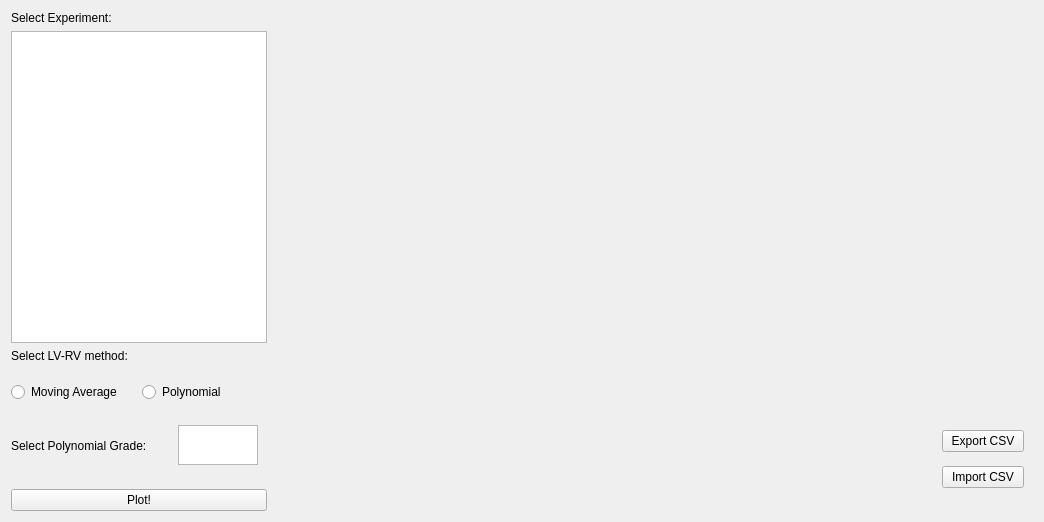
      <widget class="QWidget" name="page">
       <layout class="QGridLayout" name="gridLayout_16">
        <item row="0" column="0">
         <widget class="QFrame" name="frame_16">
          <property name="minimumSize">
           <size>
            <width>260</width>
            <height>500</height>
           </size>
          </property>
          <property name="maximumSize">
           <size>
            <width>500</width>
            <height>1680</height>
           </size>
          </property>
          <property name="frameShape">
           <enum>QFrame::NoFrame</enum>
          </property>
          <property name="frameShadow">
           <enum>QFrame::Plain</enum>
          </property>
          <property name="midLineWidth">
           <number>1</number>
          </property>
          <layout class="QGridLayout" name="gridLayout_14">
           <property name="leftMargin">
            <number>0</number>
           </property>
           <property name="topMargin">
            <number>0</number>
           </property>
           <property name="bottomMargin">
            <number>0</number>
           </property>
           <property name="horizontalSpacing">
            <number>5</number>
           </property>
           <item row="2" column="0">
            <widget class="QLabel" name="label_18">
             <property name="styleSheet">
              <string notr="true">font: 75 13pt &quot;Ubuntu Condensed&quot;;</string>
             </property>
             <property name="text">
              <string>Select LV-RV method:</string>
             </property>
            </widget>
           </item>
           <item row="0" column="0">
            <widget class="QLabel" name="label_19">
             <property name="styleSheet">
              <string notr="true">font: 75 13pt &quot;Ubuntu Condensed&quot;;</string>
             </property>
             <property name="text">
              <string>Select Experiment:</string>
             </property>
            </widget>
           </item>
           <item row="1" column="0">
            <widget class="QTableView" name="tableLVRV">
             <property name="minimumSize">
              <size>
               <width>0</width>
               <height>290</height>
              </size>
             </property>
             <property name="styleSheet">
              <string notr="true">font: 10pt &quot;Ubuntu Condensed&quot;;</string>
             </property>
            </widget>
           </item>
           <item row="4" column="0">
            <widget class="QPushButton" name="lvrv_button">
             <property name="maximumSize">
              <size>
               <width>16777215</width>
               <height>30</height>
              </size>
             </property>
             <property name="styleSheet">
              <string notr="true">font: 75 13pt &quot;Ubuntu Condensed&quot;;</string>
             </property>
             <property name="text">
              <string>Plot!</string>
             </property>
            </widget>
           </item>
           <item row="3" column="0">
            <widget class="QFrame" name="frame_17">
             <property name="minimumSize">
              <size>
               <width>0</width>
               <height>114</height>
              </size>
             </property>
             <property name="maximumSize">
              <size>
               <width>16777215</width>
               <height>114</height>
              </size>
             </property>
             <property name="frameShape">
              <enum>QFrame::NoFrame</enum>
             </property>
             <property name="frameShadow">
              <enum>QFrame::Plain</enum>
             </property>
             <layout class="QGridLayout" name="gridLayout_15">
              <property name="leftMargin">
               <number>0</number>
              </property>
              <property name="topMargin">
               <number>0</number>
              </property>
              <property name="rightMargin">
               <number>0</number>
              </property>
              <property name="bottomMargin">
               <number>0</number>
              </property>
              <item row="0" column="1">
               <widget class="QRadioButton" name="poly">
                <property name="text">
                 <string>Polynomial</string>
                </property>
               </widget>
              </item>
              <item row="0" column="0">
               <widget class="QRadioButton" name="mvAverage">
                <property name="text">
                 <string>Moving Average</string>
                </property>
               </widget>
              </item>
              <item row="1" column="0" colspan="2">
               <widget class="QFrame" name="frame_14">
                <property name="minimumSize">
                 <size>
                  <width>0</width>
                  <height>49</height>
                 </size>
                </property>
                <property name="maximumSize">
                 <size>
                  <width>16777215</width>
                  <height>49</height>
                 </size>
                </property>
                <property name="frameShape">
                 <enum>QFrame::NoFrame</enum>
                </property>
                <property name="frameShadow">
                 <enum>QFrame::Plain</enum>
                </property>
                <layout class="QHBoxLayout" name="horizontalLayout_8">
                 <property name="spacing">
                  <number>0</number>
                 </property>
                 <property name="leftMargin">
                  <number>0</number>
                 </property>
                 <property name="topMargin">
                  <number>0</number>
                 </property>
                 <property name="rightMargin">
                  <number>9</number>
                 </property>
                 <property name="bottomMargin">
                  <number>0</number>
                 </property>
                 <item>
                  <widget class="QLabel" name="label_lvrv">
                   <property name="styleSheet">
                    <string notr="true">font: 75 13pt &quot;Ubuntu Condensed&quot;;</string>
                   </property>
                   <property name="text">
                    <string>Select Polynomial Grade:</string>
                   </property>
                  </widget>
                 </item>
                 <item>
                  <widget class="QTextEdit" name="input_lvrv">
                   <property name="maximumSize">
                    <size>
                     <width>80</width>
                     <height>40</height>
                    </size>
                   </property>
                  </widget>
                 </item>
                </layout>
               </widget>
              </item>
             </layout>
            </widget>
           </item>
          </layout>
         </widget>
        </item>
        <item row="0" column="1">
         <widget class="QFrame" name="frame_1">
          <property name="minimumSize">
           <size>
            <width>730</width>
            <height>500</height>
           </size>
          </property>
          <property name="maximumSize">
           <size>
            <width>16777215</width>
            <height>16777215</height>
           </size>
          </property>
          <property name="frameShape">
           <enum>QFrame::NoFrame</enum>
          </property>
          <property name="frameShadow">
           <enum>QFrame::Plain</enum>
          </property>
          <layout class="QHBoxLayout" name="horizontalLayout_11">
           <property name="leftMargin">
            <number>0</number>
           </property>
           <property name="topMargin">
            <number>0</number>
           </property>
           <property name="rightMargin">
            <number>0</number>
           </property>
           <property name="bottomMargin">
            <number>0</number>
           </property>
           <item>
            <widget class="QFrame" name="lvrv_frame2">
             <property name="minimumSize">
              <size>
               <width>645</width>
               <height>455</height>
              </size>
             </property>
             <property name="frameShape">
              <enum>QFrame::NoFrame</enum>
             </property>
             <property name="frameShadow">
              <enum>QFrame::Plain</enum>
             </property>
             <layout class="QVBoxLayout" name="verticalLayout_22">
              <property name="spacing">
               <number>0</number>
              </property>
              <property name="leftMargin">
               <number>0</number>
              </property>
              <property name="topMargin">
               <number>0</number>
              </property>
              <property name="rightMargin">
               <number>0</number>
              </property>
              <property name="bottomMargin">
               <number>0</number>
              </property>
              <item>
               <widget class="QFrame" name="lvrv_frame">
                <property name="frameShape">
                 <enum>QFrame::NoFrame</enum>
                </property>
                <property name="frameShadow">
                 <enum>QFrame::Plain</enum>
                </property>
               </widget>
              </item>
              <item>
               <widget class="QFrame" name="frame_34">
                <property name="maximumSize">
                 <size>
                  <width>16777215</width>
                  <height>30</height>
                 </size>
                </property>
                <property name="frameShape">
                 <enum>QFrame::NoFrame</enum>
                </property>
                <property name="frameShadow">
                 <enum>QFrame::Plain</enum>
                </property>
                <layout class="QGridLayout" name="gridLayout_13">
                 <property name="leftMargin">
                  <number>0</number>
                 </property>
                 <property name="topMargin">
                  <number>0</number>
                 </property>
                 <property name="rightMargin">
                  <number>0</number>
                 </property>
                 <property name="bottomMargin">
                  <number>0</number>
                 </property>
                 <property name="spacing">
                  <number>0</number>
                 </property>
                 <item row="0" column="0">
                  <widget class="QLabel" name="loadingLVRV">
                   <property name="text">
                    <string/>
                   </property>
                  </widget>
                 </item>
                </layout>
               </widget>
              </item>
             </layout>
            </widget>
           </item>
           <item>
            <widget class="QFrame" name="frame_27">
             <property name="minimumSize">
              <size>
               <width>90</width>
               <height>0</height>
              </size>
             </property>
             <property name="maximumSize">
              <size>
               <width>200</width>
               <height>16777215</height>
              </size>
             </property>
             <property name="frameShape">
              <enum>QFrame::NoFrame</enum>
             </property>
             <property name="frameShadow">
              <enum>QFrame::Raised</enum>
             </property>
             <layout class="QVBoxLayout" name="verticalLayout_17">
              <property name="spacing">
               <number>0</number>
              </property>
              <property name="leftMargin">
               <number>0</number>
              </property>
              <property name="topMargin">
               <number>0</number>
              </property>
              <property name="rightMargin">
               <number>0</number>
              </property>
              <property name="bottomMargin">
               <number>0</number>
              </property>
              <item>
               <widget class="QFrame" name="frame_28">
                <property name="maximumSize">
                 <size>
                  <width>16777215</width>
                  <height>60</height>
                 </size>
                </property>
                <property name="frameShape">
                 <enum>QFrame::NoFrame</enum>
                </property>
                <property name="frameShadow">
                 <enum>QFrame::Plain</enum>
                </property>
                <layout class="QVBoxLayout" name="verticalLayout_18"/>
               </widget>
              </item>
              <item>
               <widget class="QFrame" name="frame_filters_3">
                <property name="frameShape">
                 <enum>QFrame::NoFrame</enum>
                </property>
                <property name="frameShadow">
                 <enum>QFrame::Plain</enum>
                </property>
                <layout class="QVBoxLayout" name="verticalLayout_19">
                 <property name="spacing">
                  <number>0</number>
                 </property>
                 <property name="leftMargin">
                  <number>0</number>
                 </property>
                 <property name="topMargin">
                  <number>0</number>
                 </property>
                 <property name="rightMargin">
                  <number>0</number>
                 </property>
                 <property name="bottomMargin">
                  <number>0</number>
                 </property>
                 <item>
                  <widget class="QFrame" name="frame_sliders_3">
                   <property name="frameShape">
                    <enum>QFrame::NoFrame</enum>
                   </property>
                   <property name="frameShadow">
                    <enum>QFrame::Plain</enum>
                   </property>
                  </widget>
                 </item>
                 <item>
                  <widget class="QFrame" name="frame_29">
                   <property name="minimumSize">
                    <size>
                     <width>90</width>
                     <height>197</height>
                    </size>
                   </property>
                   <property name="frameShape">
                    <enum>QFrame::NoFrame</enum>
                   </property>
                   <property name="frameShadow">
                    <enum>QFrame::Plain</enum>
                   </property>
                   <layout class="QVBoxLayout" name="verticalLayout_20">
                    <item>
                     <widget class="QFrame" name="frame_30">
                      <property name="frameShape">
                       <enum>QFrame::NoFrame</enum>
                      </property>
                      <property name="frameShadow">
                       <enum>QFrame::Plain</enum>
                      </property>
                     </widget>
                    </item>
                    <item>
                     <widget class="QFrame" name="frame_31">
                      <property name="minimumSize">
                       <size>
                        <width>82</width>
                        <height>86</height>
                       </size>
                      </property>
                      <property name="maximumSize">
                       <size>
                        <width>82</width>
                        <height>86</height>
                       </size>
                      </property>
                      <property name="frameShape">
                       <enum>QFrame::NoFrame</enum>
                      </property>
                      <property name="frameShadow">
                       <enum>QFrame::Plain</enum>
                      </property>
                      <layout class="QVBoxLayout" name="verticalLayout_21">
                       <property name="spacing">
                        <number>0</number>
                       </property>
                       <property name="leftMargin">
                        <number>0</number>
                       </property>
                       <property name="topMargin">
                        <number>0</number>
                       </property>
                       <property name="rightMargin">
                        <number>0</number>
                       </property>
                       <property name="bottomMargin">
                        <number>0</number>
                       </property>
                       <item>
                        <widget class="QPushButton" name="exportCSVLVRV">
                         <property name="text">
                          <string>Export CSV</string>
                         </property>
                        </widget>
                       </item>
                       <item>
                        <widget class="QPushButton" name="ImportCSVLVRV">
                         <property name="text">
                          <string>Import CSV</string>
                         </property>
                        </widget>
                       </item>
                      </layout>
                     </widget>
                    </item>
                   </layout>
                  </widget>
                 </item>
                </layout>
               </widget>
              </item>
             </layout>
            </widget>
           </item>
          </layout>
         </widget>
        </item>
       </layout>
      </widget>
